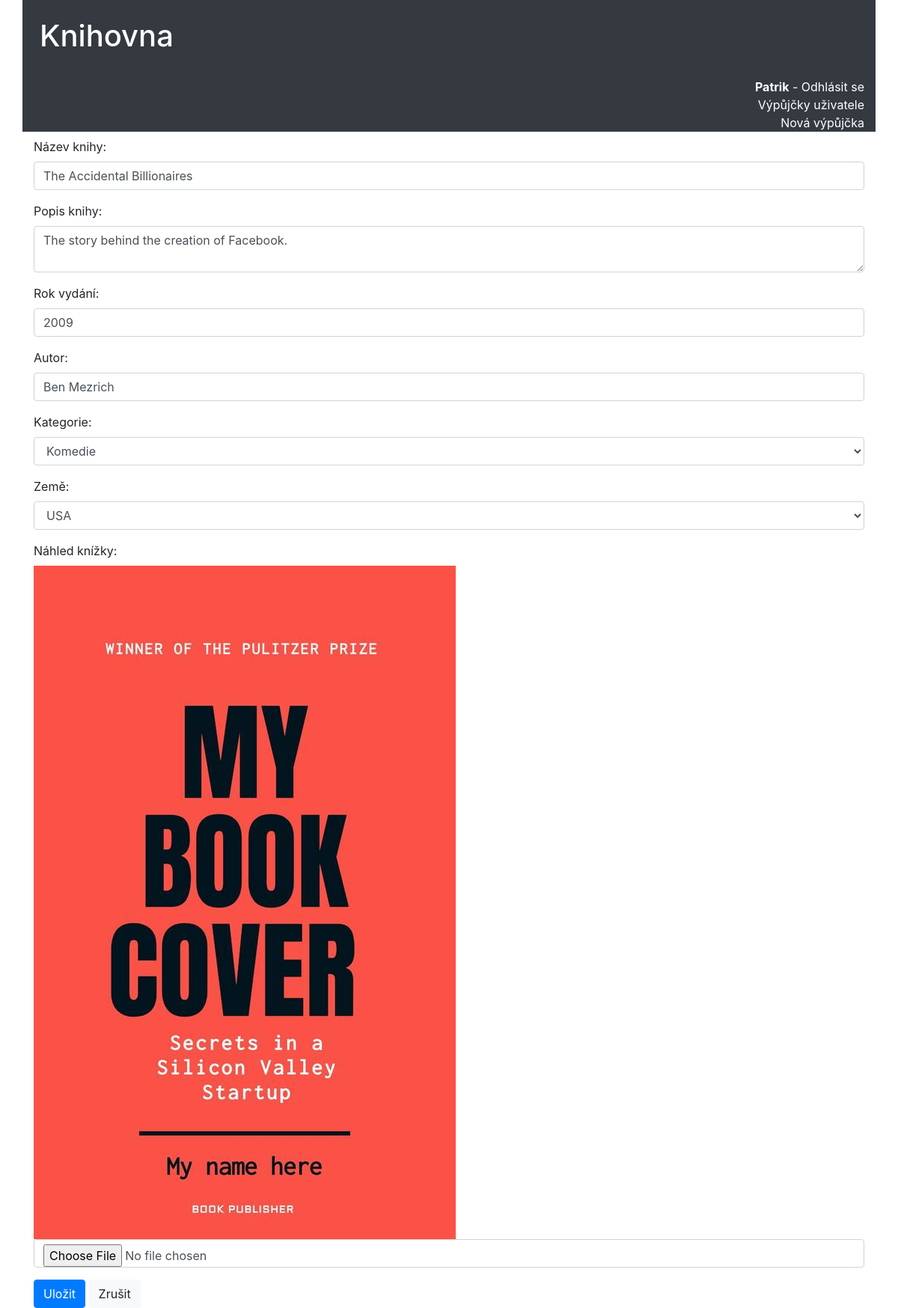
The page /edit.php?id=1 (signed in) on the database its author committed.
### tables this page shows
CREATE TABLE `books` (
  `book_id` int(11) NOT NULL,
  `title` varchar(100) NOT NULL,
  `description` text NOT NULL,
  `category_id` int(10) NOT NULL,
  `image` varchar(255) DEFAULT NULL,
  `author` varchar(100) NOT NULL,
  `year` int(4) NOT NULL,
  `country_id` int(10) NOT NULL,
  `available` tinyint(1) NOT NULL DEFAULT 1
);

CREATE TABLE `categories` (
  `category_id` int(11) NOT NULL,
  `name` varchar(100) NOT NULL,
  `order` int(11) NOT NULL
);

CREATE TABLE `countries` (
  `country_id` int(10) NOT NULL,
  `name` varchar(50) NOT NULL
);

### edit.php (the view, shortened to what this page needs)
<?php
  require_once 'inc/user.php';
  $bookTitle = '';
  $bookDescription = '';
  $bookCategoryId = '';
  $bookImage = '';
  $bookAuthor = '';
  $bookYear = '';
  $bookCountryId = '';
  if (!empty($_GET['id'])){
    $bookQuery=$db->prepare('SELECT * FROM books WHERE book_id=:id LIMIT 1;');
    $bookQuery->execute([':id'=>$_GET['id']]);
    if ($book=$bookQuery->fetch(PDO::FETCH_ASSOC)){
      $bookTitle = $book['title'];
      $bookDescription = $book['description'];
      $bookCategoryId = $book['category_id'];
      $bookImage = $book['image'];
      $bookAuthor = $book['author'];
      $bookYear = $book['year'];
      $bookCountryId = $book['country_id'];
    }else{
      header('Location: index.php');
      exit();
    }
  }
  $errors=[];
  include 'inc/header.php';
?>
  <form method="post" enctype="multipart/form-data">
    <div class="form-group">
      <label for="title">Název knihy:</label>
      <input type="text" name="title" id="title" required class="form-control <?php echo (!empty($errors['title'])?'is-invalid':''); ?>" value="<?php echo htmlspecialchars($bookTitle)?>"></input>
    </div>
    <div class="form-group">
      <label for="description">Popis knihy:</label>
      <textarea name="description" id="description" required class="form-control <?php echo (!empty($errors['description'])?'is-invalid':''); ?>"><?php echo htmlspecialchars($bookDescription)?></textarea>
    </div>
    <div class="form-group">
      <label for="year">Rok vydání:</label>
      <input type="number" name="year" id="year" required class="form-control <?php echo (!empty($errors['year'])?'is-invalid':''); ?>" value="<?php echo htmlspecialchars($bookYear); ?>">
    </div>
    <div class="form-group">
      <label for="author">Autor:</label>
      <input type="text" name="author" id="author" required class="form-control <?php echo (!empty($errors['author'])?'is-invalid':''); ?>" value="<?php echo htmlspecialchars($bookAuthor); ?>">
    </div>
    <div class="form-group">
      <label for="category">Kategorie:</label>
      <select name="category" id="category" required class="form-control <?php echo (!empty($errors['category'])?'is-invalid':''); ?>">
        <?php
          $categoryQuery=$db->prepare('SELECT * FROM categories ORDER BY name;');
          $categoryQuery->execute();
          $categories=$categoryQuery->fetchAll(PDO::FETCH_ASSOC);
          if (!empty($categories)){
            foreach ($categories as $category){
              echo '<option value="'.$category['category_id'].'" '.($category['category_id']==$bookCategoryId?'selected="selected"':'').'>'.htmlspecialchars($category['name']).'</option>';
            }
          }
        ?>
      </select>
    </div>
    <div class="form-group">
      <label for="country">Země:</label>
      <select name="country" id="country" required class="form-control <?php echo (!empty($errors['country'])?'is-invalid':''); ?>">
        <?php
          $countryQuery=$db->prepare('SELECT * FROM countries ORDER BY name;');
          $countryQuery->execute();
          $countries=$countryQuery->fetchAll(PDO::FETCH_ASSOC);
          if (!empty($countries)){
            foreach ($countries as $country){
              echo '<option value="'.$country['country_id'].'" '.($country['country_id']==$bookCountryId?'selected="selected"':'').'>'.htmlspecialchars($country['name']).'</option>';
            }
          }
        ?>
      </select>
    </div>
    <div class="form-group">
      <label for="image">Náhled knížky:</label>
      <?php if (!empty($bookImage)){ ?>
          <div>
              <img src="covers/<?php echo htmlspecialchars($bookImage); ?>">
          </div>
      <?php } ?>
      <input type="file" name="image" id="image" class="form-control <?php echo (!empty($errors['image']) ? 'is-invalid' : ''); ?>" />
    </div>
    <button type="submit" class="btn btn-primary">Uložit</button>
    <a href="index.php" class="btn btn-light">Zrušit</a>
  </form>
<?php
  include 'inc/footer.php';

### rows shown on the page
books: title "The Accidental Billionaires", description "The story behind the creation of Facebook.", year "2009", author "Ben Mezrich", category "Komedie", country "USA", image (picture)

### other values the page prints
$_SESSION['user_name'] "Patrik"
